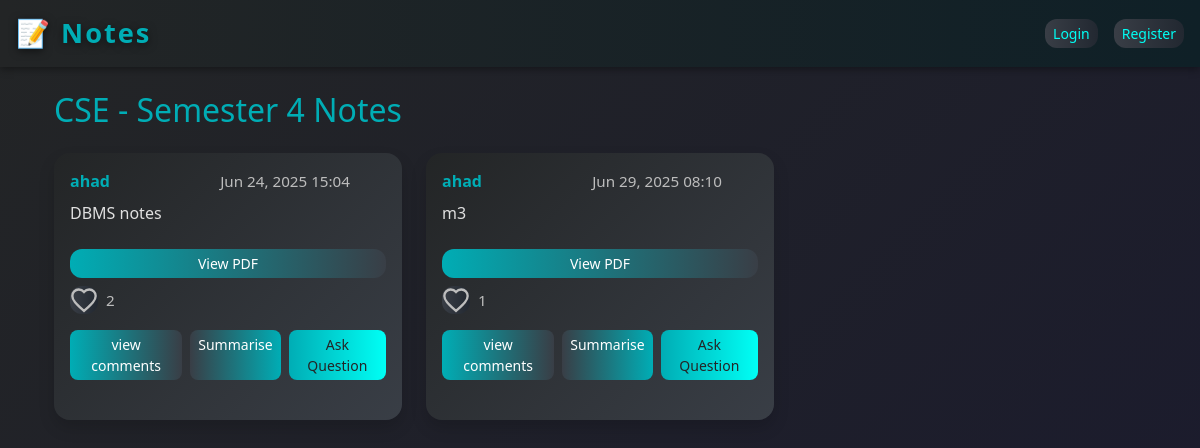
The app's page /first_note/cse/semester/4/ with its own data.
### first_note/models.py (models this page shows, shortened)
class notes(models.Model):
    user = models.ForeignKey(User, on_delete=models.CASCADE)
    content = models.TextField()
    BRANCH_CHOICES = [
        ('cse', 'CSE'),
        ('it', 'IT'),
        ('ece', 'ECE'),
    ]
    branch = models.CharField(max_length=10, choices=BRANCH_CHOICES,default='cse')
    year = models.IntegerField(choices=[(1, '1st'), (2, '2nd'), (3, '3rd'), (4, '4th')],default=1)
    semester = models.IntegerField(choices=[(1, 'Semester 1'), (2, 'Semester 2'), (3, 'Semester 3'), (4, 'Semester 4'), (5, 'Semester 5'), (6, 'Semester 6'), (7, 'Semester 7'), (8, 'Semester 8')], default=1)
    pdf = models.FileField(upload_to='tweets/pdfs/', blank=True, null=True)
    created_at = models.DateTimeField(default=timezone.now)
    updated_at = models.DateTimeField(auto_now=True)
    likes = models.ManyToManyField(User, related_name='liked_tweets', blank=True)
    favourites = models.ManyToManyField(User, related_name='favourite_notes', blank=True)

### first_note/views.py (the view)
# urls.py: path('<str:branch>/semester/<int:semester>/', views.notes_by_branch_semester, name='notes_by_branch_semester'),
def notes_by_branch_semester(request, branch, semester):
    branch_display = dict(notes.BRANCH_CHOICES).get(branch, branch)
    notes_list = notes.objects.filter(branch=branch, semester=semester)
    return render(request, 'notes/notes_by_branch_semester.html', {
        'branch': branch,
        'branch_display': branch_display,
        'semester': semester,
        'notes': notes_list
    })

### first_note/templates/notes/notes_by_branch_semester.html (shortened to what this page needs)
{% extends "layout.html" %}
{% block content %}
<div class="container mt-4">
    <h2 class="mb-4" style="color:#00adb5;">{{ branch_display }} - Semester {{ semester }} Notes</h2>
    <div class="row g-4">
        {% for note in notes %}
            <div class="col-12 col-md-6 col-lg-4">
                <div class="card position-relative h-100 mb-4 p-3 shadow" style="background: linear-gradient(135deg, #232526 0%, #393e46 100%); border-radius: 16px;">
                    <div class="d-flex justify-content-between align-items-center mb-2">
                        <span class="note-title">{{ note.user.username }}</span>
                        <span class="note-meta" style="margin-right: 36px;">{{ note.created_at|date:"M d, Y H:i" }}</span>
                    </div>
                    <div class="mb-2" style="color: #e0e0e0;">
                        {{ note.content|linebreaks }}
                    </div>
                    {% if note.pdf %}
                        <a href="{{ note.pdf.url }}" class="btn btn-sm" style="background: linear-gradient(90deg, #00adb5 0%, #393e46 100%); color: #fff;" target="_blank">
                            View PDF
                        </a>
                    {% endif %}
                    <div class="mt-2 note-meta d-flex align-items-center gap-2">
                        <form method="post" action="{% url 'like_note' note.id %}" class="d-inline">
                            <button type="submit" class="btn p-0 border-0 bg-transparent" style="outline: none;">
                            </button>
                        </form>
                        <span>{{ note.likes.count }}</span>
                    </div>
                    <div class="mt-3 d-flex gap-2">
                        <a href="{% url 'comment_on_note' note.id %}" class="btn btn-sm" style="background: linear-gradient(90deg, #00adb5 0%, #393e46 100%); color: #fff; border-radius: 8px;">
                            view comments
                        </a>
                        <a href="{% url 'note_summary' note.id %}" class="btn btn-sm" style="background: linear-gradient(90deg, #393e46 0%, #00adb5 100%); color: #fff; border-radius: 8px;">
                            Summarise
                        </a>
                        <a href="{% url 'note_ask' note.id %}" class="btn btn-sm" style="background: linear-gradient(90deg, #00adb5 0%, #00fff5 100%); color: #232526; border-radius: 8px;">
                            Ask Question
                        </a>
                    </div>
                </div>
            </div>
        {% empty %}
            <div class="col-12 text-center text-muted">No notes for this semester.</div>
        {% endfor %}
    </div>
</div>
{% endblock %}

### templates/layout.html (style rules this page uses)
body { background: linear-gradient(135deg, #232526 0%, #1a1a2e 100%); color: #e0e0e0; min-height: 100vh; }
.btn { border-radius: 12px; background: linear-gradient(90deg, #393e46 0%, #222831 100%); color: #00fff5; border: none; transition: background 0.3s, color 0.3s; }
.card { background: linear-gradient(135deg, #232526 0%, #393e46 100%); border: none; box-shadow: 0 4px 24px rgba(0,0,0,0.4); }
a, a:hover { color: #00fff5; text-decoration: underline; }
.note-title { color: #00adb5; font-weight: 600; }
.note-meta { color: #bdbdbd; font-size: 0.95em; }

### records on screen
notes: user.username "ahad", created_at "Jun 24, 2025 15:04", content "DBMS notes", likes.count "2"
notes: user.username "ahad", created_at "Jun 29, 2025 08:10", content "m3", likes.count "1"

### other values on screen
{{ branch_display }} "CSE"
{{ semester }} "4"
